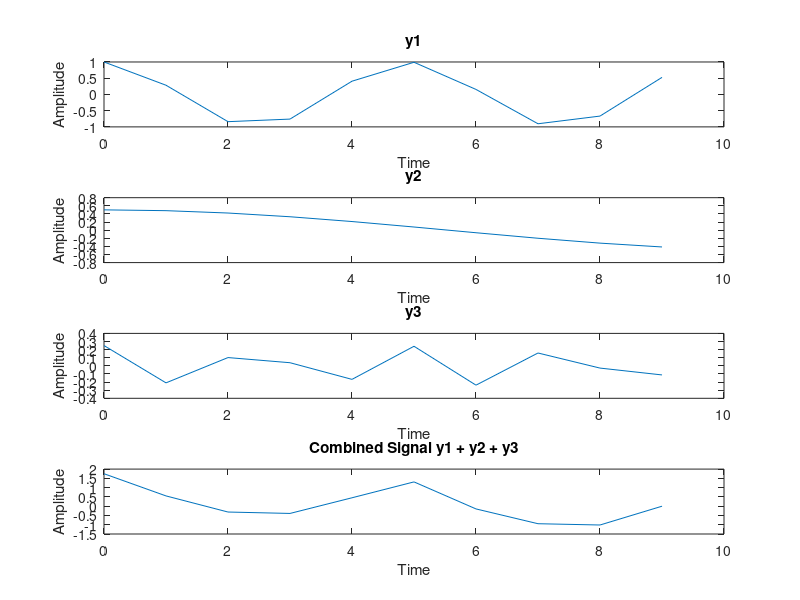
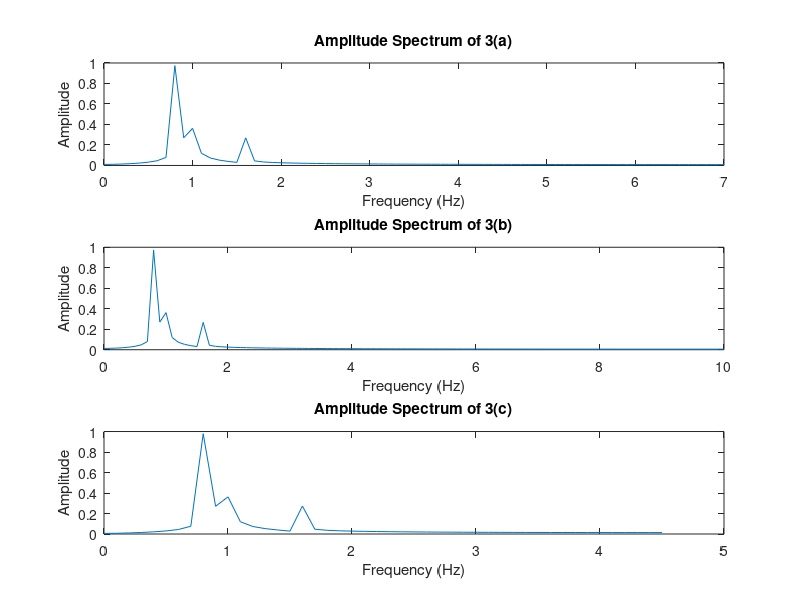

Recreate these plots in MATLAB, in order.
alpha = 1 + mod(231, 3);

% Generate time vector
t = 0:1/alpha:(10 - 1/alpha);

% Generate individual signals
y1 = alpha .* cos(5 * alpha .* t);
y2 = (alpha / 2) .* cos(6 * alpha .* t);
y3 = (alpha / 4) .* cos(10 * alpha .* t);

% Plot individual signals
subplot(4, 1, 1);
plot(t, y1);
xlabel('Time');
ylabel('Amplitude');
title('y1');

subplot(4, 1, 2);
plot(t, y2);
xlabel('Time');
ylabel('Amplitude');
title('y2');

subplot(4, 1, 3);
plot(t, y3);
xlabel('Time');
ylabel('Amplitude');
title('y3');

% Combine signals
combined_signal = y1 + y2 + y3;

subplot(4, 1, 4);
plot(t, combined_signal);
xlabel('Time');
ylabel('Amplitude');
title('Combined Signal y1 + y2 + y3');

% Sampling frequencies
Fs = 14 * alpha;
Fs1 = 20 * alpha;
Fs2 = 9 * alpha;

% Generate time vectors for sampled signals
t_sampling = 0:1/Fs:(10 - 1/Fs);
t_sampling1 = 0:1/Fs1:(10 - 1/Fs1);
t_sampling2 = 0:1/Fs2:(10 - 1/Fs2);

% Sample the combined signal with different frequencies
sampled_signal = alpha .* cos(5 * alpha .* t_sampling) ...
               + (alpha / 2) .* cos(6 * alpha .* t_sampling) ...
               + (alpha / 4) .* cos(10 * alpha .* t_sampling);

sampled_signal1 = alpha .* cos(5 * alpha .* t_sampling1) ...
                + (alpha / 2) .* cos(6 * alpha .* t_sampling1) ...
                + (alpha / 4) .* cos(10 * alpha .* t_sampling1);

sampled_signal2 = alpha .* cos(5 * alpha .* t_sampling2) ...
                + (alpha / 2) .* cos(6 * alpha .* t_sampling2) ...
                + (alpha / 4) .* cos(10 * alpha .* t_sampling2);

% Compute the FFT of the sampled signals
fft_signal = fft(sampled_signal);
fft_signal1 = fft(sampled_signal1);
fft_signal2 = fft(sampled_signal2);

% Frequency vector for plotting
f = Fs * (0:(length(fft_signal) / 2)) / length(fft_signal);
f1 = Fs1 * (0:(length(fft_signal1) / 2)) / length(fft_signal1);
f2 = Fs2 * (0:(length(fft_signal2) / 2)) / length(fft_signal2);

% Compute the single-sided amplitude spectrum and discard the negative frequencies
amplitude_spectrum = 2 * abs(fft_signal(1:length(fft_signal) / 2 + 1)) / length(fft_signal);
amplitude_spectrum1 = 2 * abs(fft_signal1(1:length(fft_signal1) / 2 + 1)) / length(fft_signal1);
amplitude_spectrum2 = 2 * abs(fft_signal2(1:length(fft_signal2) / 2 + 1)) / length(fft_signal2);

% Plot the amplitude spectra
figure;
subplot(3, 1, 1);
plot(f, amplitude_spectrum);
title('Amplitude Spectrum of 3(a)');
xlabel('Frequency (Hz)');
ylabel('Amplitude');

subplot(3, 1, 2);
plot(f1, amplitude_spectrum1);
title('Amplitude Spectrum of 3(b)');
xlabel('Frequency (Hz)');
ylabel('Amplitude');

subplot(3, 1, 3);
plot(f2, amplitude_spectrum2);
title('Amplitude Spectrum of 3(c)');
xlabel('Frequency (Hz)');
ylabel('Amplitude');
